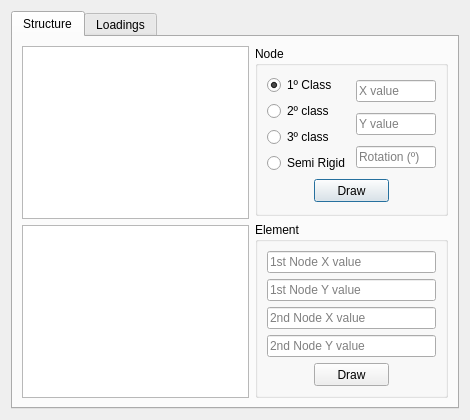
<?xml version="1.0" encoding="UTF-8"?>
<ui version="4.0">
 <class>DrawForm</class>
 <widget class="QDialog" name="DrawForm">
  <property name="geometry">
   <rect>
    <x>0</x>
    <y>0</y>
    <width>470</width>
    <height>420</height>
   </rect>
  </property>
  <property name="minimumSize">
   <size>
    <width>470</width>
    <height>420</height>
   </size>
  </property>
  <property name="windowTitle">
   <string>Draw Tool</string>
  </property>
  <property name="windowIcon">
   <iconset>
    <normaloff>../icons/draw.png</normaloff>../icons/draw.png</iconset>
  </property>
  <layout class="QGridLayout" name="gridLayout_5">
   <item row="0" column="0">
    <widget class="QTabWidget" name="tabWidget">
     <property name="currentIndex">
      <number>0</number>
     </property>
     <widget class="QWidget" name="structure">
      <attribute name="title">
       <string>Structure</string>
      </attribute>
      <layout class="QGridLayout" name="gridLayout_4">
       <item row="0" column="0">
        <layout class="QVBoxLayout" name="verticalLayout_2">
         <item>
          <widget class="QListWidget" name="listViewNodeStructure"/>
         </item>
         <item>
          <widget class="QListWidget" name="listViewElementStructure"/>
         </item>
        </layout>
       </item>
       <item row="0" column="1">
        <layout class="QVBoxLayout" name="verticalLayout">
         <item>
          <widget class="QGroupBox" name="groupBox">
           <property name="title">
            <string>Node</string>
           </property>
           <layout class="QGridLayout" name="gridLayout_2">
            <item row="0" column="0">
             <layout class="QVBoxLayout" name="verticalLayout_4">
              <item>
               <widget class="QRadioButton" name="radioButtonFirstClass">
                <property name="minimumSize">
                 <size>
                  <width>0</width>
                  <height>0</height>
                 </size>
                </property>
                <property name="text">
                 <string>1º Class</string>
                </property>
                <property name="checked">
                 <bool>true</bool>
                </property>
               </widget>
              </item>
              <item>
               <widget class="QRadioButton" name="radioButtonSecondClass">
                <property name="text">
                 <string>2º class</string>
                </property>
               </widget>
              </item>
              <item>
               <widget class="QRadioButton" name="radioButtonTirdClass">
                <property name="text">
                 <string>3º class</string>
                </property>
               </widget>
              </item>
              <item>
               <widget class="QRadioButton" name="radioButtonSemiRigidClass">
                <property name="text">
                 <string>Semi Rigid</string>
                </property>
               </widget>
              </item>
             </layout>
            </item>
            <item row="0" column="1">
             <layout class="QVBoxLayout" name="verticalLayout_5">
              <item>
               <widget class="QLineEdit" name="lineEditNodeX">
                <property name="layoutDirection">
                 <enum>Qt::LeftToRight</enum>
                </property>
                <property name="autoFillBackground">
                 <bool>false</bool>
                </property>
                <property name="placeholderText">
                 <string>X value</string>
                </property>
               </widget>
              </item>
              <item>
               <widget class="QLineEdit" name="lineEditNodeY">
                <property name="placeholderText">
                 <string>Y value</string>
                </property>
               </widget>
              </item>
              <item>
               <widget class="QLineEdit" name="lineEditNodeRotation">
                <property name="placeholderText">
                 <string>Rotation (º)</string>
                </property>
               </widget>
              </item>
             </layout>
            </item>
            <item row="1" column="0" colspan="2">
             <layout class="QHBoxLayout" name="horizontalLayout_3">
              <item>
               <spacer name="horizontalSpacer_3">
                <property name="orientation">
                 <enum>Qt::Horizontal</enum>
                </property>
                <property name="sizeHint" stdset="0">
                 <size>
                  <width>40</width>
                  <height>20</height>
                 </size>
                </property>
               </spacer>
              </item>
              <item>
               <widget class="QPushButton" name="pushButtonNodeDraw">
                <property name="minimumSize">
                 <size>
                  <width>75</width>
                  <height>23</height>
                 </size>
                </property>
                <property name="maximumSize">
                 <size>
                  <width>75</width>
                  <height>23</height>
                 </size>
                </property>
                <property name="text">
                 <string>Draw</string>
                </property>
               </widget>
              </item>
              <item>
               <spacer name="horizontalSpacer_4">
                <property name="orientation">
                 <enum>Qt::Horizontal</enum>
                </property>
                <property name="sizeHint" stdset="0">
                 <size>
                  <width>40</width>
                  <height>20</height>
                 </size>
                </property>
               </spacer>
              </item>
             </layout>
            </item>
           </layout>
          </widget>
         </item>
         <item>
          <widget class="QGroupBox" name="groupBox_2">
           <property name="title">
            <string>Element</string>
           </property>
           <layout class="QGridLayout" name="gridLayout">
            <item row="4" column="0">
             <layout class="QHBoxLayout" name="horizontalLayout_2">
              <item>
               <spacer name="horizontalSpacer">
                <property name="orientation">
                 <enum>Qt::Horizontal</enum>
                </property>
                <property name="sizeHint" stdset="0">
                 <size>
                  <width>40</width>
                  <height>20</height>
                 </size>
                </property>
               </spacer>
              </item>
              <item>
               <widget class="QPushButton" name="pushButton_2">
                <property name="minimumSize">
                 <size>
                  <width>75</width>
                  <height>23</height>
                 </size>
                </property>
                <property name="maximumSize">
                 <size>
                  <width>75</width>
                  <height>23</height>
                 </size>
                </property>
                <property name="text">
                 <string>Draw</string>
                </property>
               </widget>
              </item>
              <item>
               <spacer name="horizontalSpacer_2">
                <property name="orientation">
                 <enum>Qt::Horizontal</enum>
                </property>
                <property name="sizeHint" stdset="0">
                 <size>
                  <width>40</width>
                  <height>20</height>
                 </size>
                </property>
               </spacer>
              </item>
             </layout>
            </item>
            <item row="3" column="0">
             <widget class="QLineEdit" name="lineEditSecondNodeY">
              <property name="minimumSize">
               <size>
                <width>0</width>
                <height>20</height>
               </size>
              </property>
              <property name="placeholderText">
               <string>2nd Node Y value</string>
              </property>
             </widget>
            </item>
            <item row="0" column="0">
             <widget class="QLineEdit" name="lineEditFistNodeX">
              <property name="minimumSize">
               <size>
                <width>0</width>
                <height>20</height>
               </size>
              </property>
              <property name="placeholderText">
               <string>1st Node X value</string>
              </property>
             </widget>
            </item>
            <item row="1" column="0">
             <widget class="QLineEdit" name="lineEditFistNodeY">
              <property name="minimumSize">
               <size>
                <width>0</width>
                <height>20</height>
               </size>
              </property>
              <property name="placeholderText">
               <string>1st Node Y value</string>
              </property>
             </widget>
            </item>
            <item row="2" column="0">
             <widget class="QLineEdit" name="lineEditSecondNodeX">
              <property name="minimumSize">
               <size>
                <width>0</width>
                <height>20</height>
               </size>
              </property>
              <property name="placeholderText">
               <string>2nd Node X value</string>
              </property>
             </widget>
            </item>
           </layout>
          </widget>
         </item>
        </layout>
       </item>
      </layout>
     </widget>
     <widget class="QWidget" name="loadings">
      <attribute name="title">
       <string>Loadings</string>
      </attribute>
      <layout class="QGridLayout" name="gridLayout_10">
       <item row="0" column="0" rowspan="2">
        <widget class="QListWidget" name="listWidgetNodeLoadings"/>
       </item>
       <item row="0" column="1">
        <widget class="QGroupBox" name="groupBoxLoadingType">
         <property name="minimumSize">
          <size>
           <width>200</width>
           <height>0</height>
          </size>
         </property>
         <property name="title">
          <string>Loading Type</string>
         </property>
         <layout class="QGridLayout" name="gridLayout_3">
          <item row="0" column="0">
           <widget class="QRadioButton" name="radioButton_5">
            <property name="text">
             <string>Nodal Forces</string>
            </property>
            <property name="checked">
             <bool>true</bool>
            </property>
           </widget>
          </item>
          <item row="1" column="0">
           <widget class="QRadioButton" name="radioButton_7">
            <property name="enabled">
             <bool>false</bool>
            </property>
            <property name="text">
             <string>Uniform</string>
            </property>
           </widget>
          </item>
          <item row="2" column="0">
           <widget class="QRadioButton" name="radioButton_8">
            <property name="enabled">
             <bool>false</bool>
            </property>
            <property name="text">
             <string>Linear</string>
            </property>
           </widget>
          </item>
         </layout>
        </widget>
       </item>
       <item row="1" column="1">
        <widget class="QGroupBox" name="groupBoxGenerateNode">
         <property name="title">
          <string>Generate Node</string>
         </property>
         <layout class="QGridLayout" name="gridLayout_8">
          <item row="0" column="0">
           <widget class="QGroupBox" name="groupBox_3">
            <property name="title">
             <string>Loadings</string>
            </property>
            <layout class="QGridLayout" name="gridLayout_6">
             <item row="0" column="0">
              <widget class="QLineEdit" name="lineEditForceX">
               <property name="minimumSize">
                <size>
                 <width>0</width>
                 <height>20</height>
                </size>
               </property>
               <property name="placeholderText">
                <string>Loading in X (Fx)</string>
               </property>
              </widget>
             </item>
             <item row="1" column="0">
              <widget class="QLineEdit" name="lineEditForceY">
               <property name="minimumSize">
                <size>
                 <width>0</width>
                 <height>20</height>
                </size>
               </property>
               <property name="placeholderText">
                <string>Loading in Y (Fy)</string>
               </property>
              </widget>
             </item>
             <item row="2" column="0">
              <widget class="QLineEdit" name="lineEditMoment">
               <property name="minimumSize">
                <size>
                 <width>0</width>
                 <height>20</height>
                </size>
               </property>
               <property name="placeholderText">
                <string>Moment (M)</string>
               </property>
              </widget>
             </item>
            </layout>
           </widget>
          </item>
          <item row="1" column="0">
           <widget class="QGroupBox" name="groupBox_4">
            <property name="title">
             <string>Position</string>
            </property>
            <layout class="QGridLayout" name="gridLayout_7">
             <item row="0" column="0">
              <widget class="QLineEdit" name="lineEditNodeX_2">
               <property name="minimumSize">
                <size>
                 <width>50</width>
                 <height>20</height>
                </size>
               </property>
               <property name="maximumSize">
                <size>
                 <width>50</width>
                 <height>16777215</height>
                </size>
               </property>
               <property name="placeholderText">
                <string>X value</string>
               </property>
              </widget>
             </item>
             <item row="0" column="1">
              <widget class="QLineEdit" name="lineEditNodeY_2">
               <property name="minimumSize">
                <size>
                 <width>50</width>
                 <height>20</height>
                </size>
               </property>
               <property name="maximumSize">
                <size>
                 <width>50</width>
                 <height>16777215</height>
                </size>
               </property>
               <property name="placeholderText">
                <string>Y value</string>
               </property>
              </widget>
             </item>
             <item row="1" column="0" colspan="2">
              <widget class="QLineEdit" name="lineEditNodeRotation_2">
               <property name="minimumSize">
                <size>
                 <width>0</width>
                 <height>20</height>
                </size>
               </property>
               <property name="placeholderText">
                <string>Rotation (º)</string>
               </property>
              </widget>
             </item>
            </layout>
           </widget>
          </item>
          <item row="2" column="0">
           <layout class="QHBoxLayout" name="horizontalLayout">
            <item>
             <spacer name="horizontalSpacer_5">
              <property name="orientation">
               <enum>Qt::Horizontal</enum>
              </property>
              <property name="sizeHint" stdset="0">
               <size>
                <width>40</width>
                <height>20</height>
               </size>
              </property>
             </spacer>
            </item>
            <item>
             <widget class="QPushButton" name="pushButtonNodeDraw_2">
              <property name="minimumSize">
               <size>
                <width>75</width>
                <height>23</height>
               </size>
              </property>
              <property name="maximumSize">
               <size>
                <width>75</width>
                <height>23</height>
               </size>
              </property>
              <property name="text">
               <string>Draw</string>
              </property>
             </widget>
            </item>
            <item>
             <spacer name="horizontalSpacer_6">
              <property name="orientation">
               <enum>Qt::Horizontal</enum>
              </property>
              <property name="sizeHint" stdset="0">
               <size>
                <width>40</width>
                <height>20</height>
               </size>
              </property>
             </spacer>
            </item>
           </layout>
          </item>
         </layout>
        </widget>
       </item>
      </layout>
     </widget>
    </widget>
   </item>
  </layout>
 </widget>
 <tabstops>
  <tabstop>lineEditNodeX</tabstop>
  <tabstop>lineEditNodeY</tabstop>
  <tabstop>lineEditNodeRotation</tabstop>
  <tabstop>lineEditFistNodeX</tabstop>
  <tabstop>lineEditFistNodeY</tabstop>
  <tabstop>lineEditSecondNodeX</tabstop>
  <tabstop>lineEditSecondNodeY</tabstop>
  <tabstop>pushButtonNodeDraw</tabstop>
  <tabstop>pushButton_2</tabstop>
  <tabstop>radioButtonFirstClass</tabstop>
  <tabstop>radioButtonSecondClass</tabstop>
  <tabstop>radioButtonTirdClass</tabstop>
  <tabstop>radioButtonSemiRigidClass</tabstop>
 </tabstops>
 <resources/>
 <connections/>
</ui>
